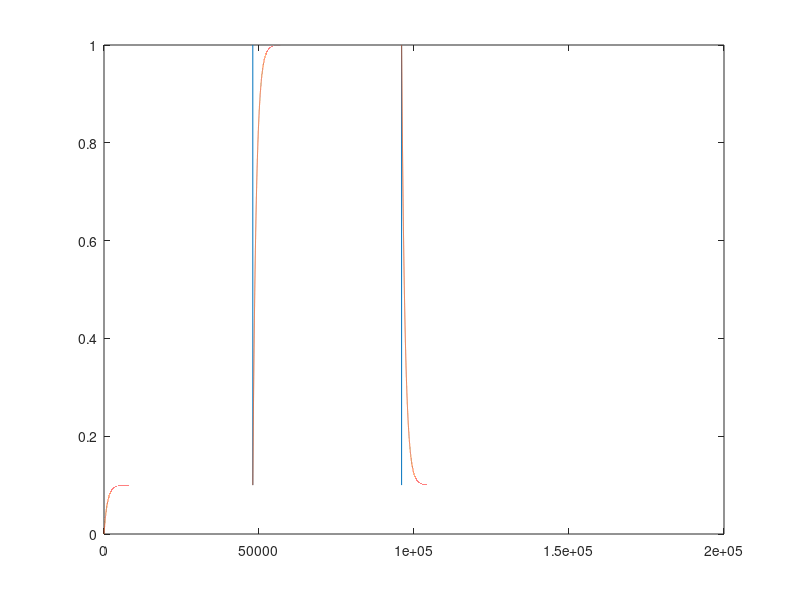

Reproduce this figure in MATLAB.
%stepResonse

Fs = 48000;
Ts = 1/Fs;

x = [0.1 * ones(Fs,1); ones(Fs,1); 0.1 * ones(Fs,1)];

N = length(x);

%alpha = 0.9999;

responseTime = 0.05;
alpha = exp(-log(9)/(Fs*responseTime));

feedbackSample = 0;

for n = 1:N
    
    y(n,1) = (1-alpha) * x(n,1) + alpha * feedbackSample;
    feedbackSample = y(n,1);
    
end

plot(x); hold on;
plot(y); hold off;